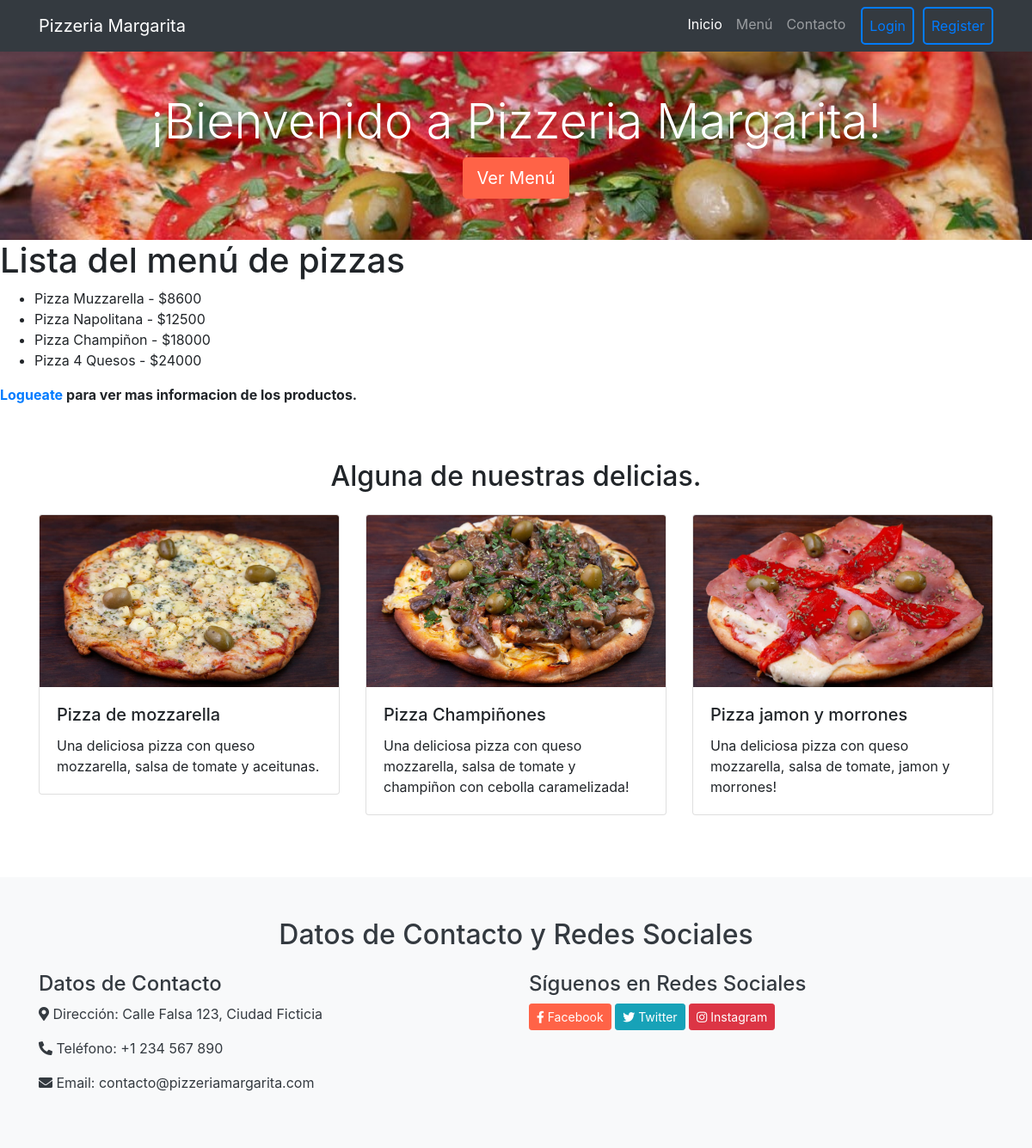
The app's page /app-tossi/pizzas/, older data.
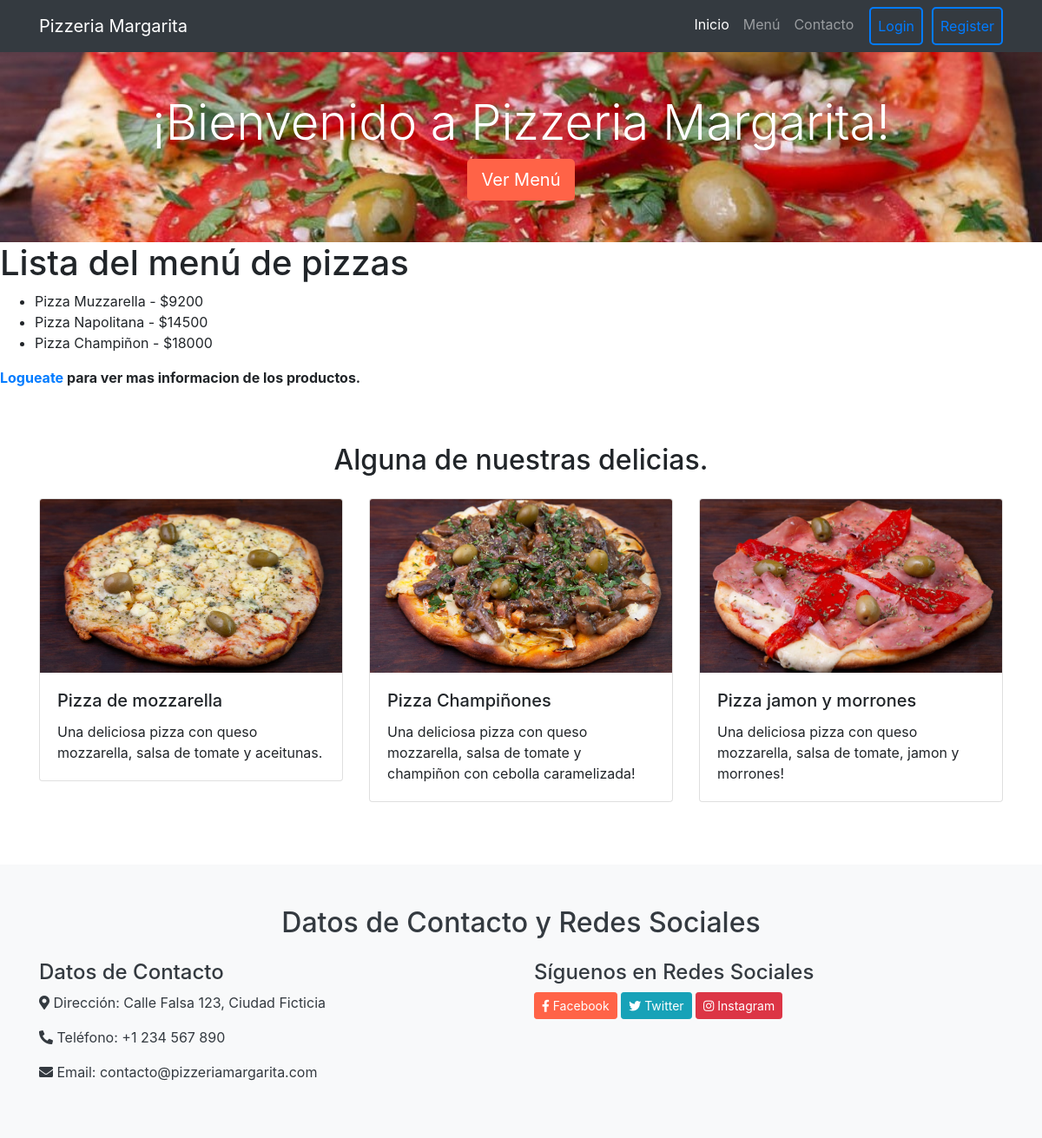
The same page, newer data.
### AppTossi/models.py (models this page shows, shortened)
class Pizza(models.Model):
    product_name = models.CharField(max_length=30)
    price = models.IntegerField()
    ingredients = models.CharField(max_length=200)
    stock = models.IntegerField(default=0)
    vegetarian = models.BooleanField(default=False)
    img = models.ImageField(upload_to='product_images', blank=True, null=True)

### AppTossi/views.py (the view)
# urls.py: path("pizzas/",pizzas,name="Pizzas"),
def pizzas(req):
    pizzas = Pizza.objects.all
    return render(req,"pizzas.html",{"pizzas":pizzas})

### AppTossi/templates/pizzas.html (shortened to what this page needs)
{% extends 'padre.html' %}
{% block contenidoQueCambia %}
{% load static %}
{% if user.is_staff %}
{% load static %}
{% elif user.is_authenticated %}
{% load static %}
{% else %}
<h1>Lista del menú de pizzas</h1>
  <ul>
    {% for pizza in pizzas %}
      <li>
        {{pizza.product_name}} - ${{pizza.price}}
      </li>
    {% endfor %}
  </ul>
  <p> <strong>  <a href="{% url 'Login'  %}">Logueate</a>  para ver mas informacion de los productos.</strong> </p>
{% load static %}
<section id="menu" class="py-5">
    <div class="container">
      <h2 class="text-center mb-4">Alguna de nuestras delicias.</h2>
      <div class="row">
        <div class="col-md-4 mb-4">
          <div class="card">
            <img src="{% static 'images/pizza_muzzarella.jpeg' %}" class="card-img-top" alt="Plato 1">
            <div class="card-body">
              <h5 class="card-title">Pizza de mozzarella</h5>
              <p class="card-text">Una deliciosa pizza con queso mozzarella, salsa de tomate y aceitunas.</p>
            </div>
          </div>
        </div>
        <div class="col-md-4 mb-4">
          <div class="card">
            <img src="{% static 'images/pizza_champiñon.jpeg' %}" class="card-img-top" alt="Plato 2">
            <div class="card-body">
              <h5 class="card-title">Pizza Champiñones</h5>
              <p class="card-text">Una deliciosa pizza con queso mozzarella, salsa de tomate y champiñon con cebolla caramelizada!</p>
            </div>
          </div>
        </div>
        <div class="col-md-4 mb-4">
          <div class="card">
            <img src="{% static 'images/pizza_jamon_y_morrones.jpeg' %}" class="card-img-top" alt="Plato 3">
            <div class="card-body">
              <h5 class="card-title">Pizza jamon y morrones</h5>
              <p class="card-text">Una deliciosa pizza con queso mozzarella, salsa de tomate, jamon y morrones!</p>
            </div>
          </div>
        </div>
      </div>
    </div>
  </section>
{% endif %}
{% endblock contenidoQueCambia %}

Row changes from the older to the newer data that the page shows:
removed Pizza: product_name "Pizza 4 Quesos", price "24000"
changed Pizza "Pizza Muzzarella": price "8600" → "9200"
changed Pizza "Pizza Napolitana": price "12500" → "14500"
